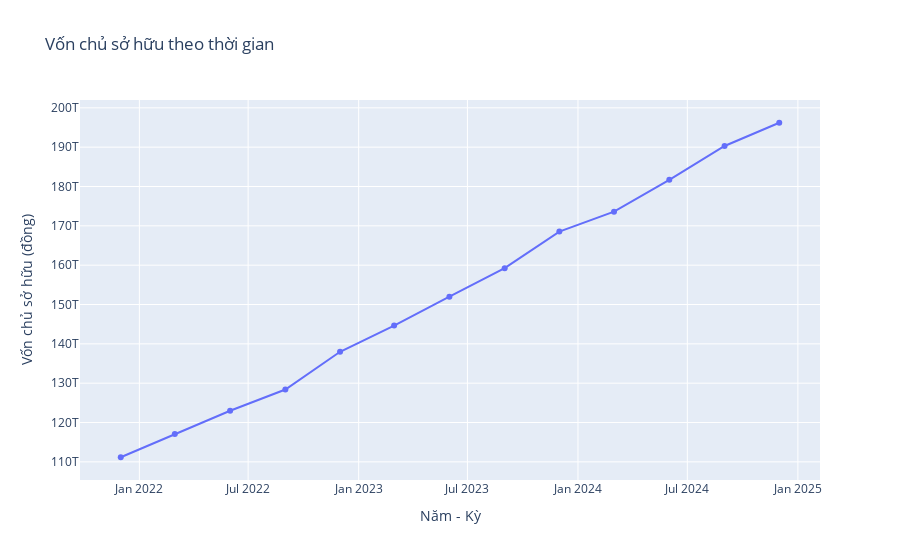

Notebook code cell kept with this figure:
### Markdown cell above
Theo biểu đồ, ta thấy:
  - Tổng cộng tài sản và nợ phải trả có xu hướng tăng dần.
  - Vào quý 2 năm 2023 và quý 1 năm 2024 có xu hướng giảm nhưng sau đó hồi phục trở lại.

### Code cell
fig = go.Figure()

fig.add_trace(go.Scatter(
    x=vcb_cdtc["Năm"].astype(str) + "-" + vcb_cdtc["Tháng"].astype(str),
    y=vcb_cdtc["VỐN CHỦ SỞ HỮU (đồng)"],
    mode="lines+markers",
    name="Vốn chủ sở hữu (đồng)"
))

fig.update_layout(
    title="Vốn chủ sở hữu theo thời gian",
    xaxis_title="Năm - Kỳ",
    yaxis_title="Vốn chủ sở hữu (đồng)"
)

fig.show()

### Figure 1 — Plotly figure (JSON) as saved in the notebook; plotly's stock layout.template omitted (floating-point values rounded to 4 significant figures)
{"data": [{"mode": "lines+markers", "name": "Vốn chủ sở hữu (đồng)", "type": "scatter", "x": ["2024-12", "2024-9", "2024-6", "2024-3", "2023-12", "2023-9", "2023-6", "2023-3", "2022-12", "2022-9", "2022-6", "2022-3", "2021-12"], "y": [196209168000000, 190297001000000, 181702785000000, 173614126000000, 168543324000000, 159243518000000, 152001128000000, 144658358000000, 137988442000000, 128389550000000, 122989697000000, 117077688000000, 111170655000000]}], "layout": {"title": {"text": "Vốn chủ sở hữu theo thời gian"}, "xaxis": {"title": {"text": "Năm - Kỳ"}}, "yaxis": {"title": {"text": "Vốn chủ sở hữu (đồng)"}}}}
